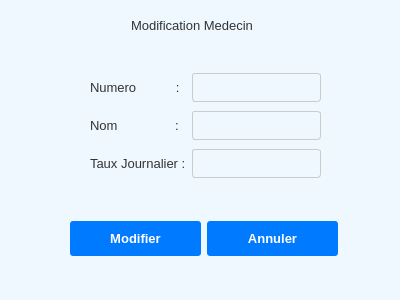
<?xml version="1.0" encoding="UTF-8"?>
<ui version="4.0">
 <class>ModifMed</class>
 <widget class="QWidget" name="ModifMed">
  <property name="geometry">
   <rect>
    <x>0</x>
    <y>0</y>
    <width>400</width>
    <height>300</height>
   </rect>
  </property>
  <property name="windowTitle">
   <string>Form</string>
  </property>
  <property name="styleSheet">
   <string notr="true">/* ======================================= */
/* === GLOBAL &amp; FENÊTRE PRINCIPALE (1) === */
/* ======================================= */

QWidget {
    background-color: #f0f8ff; /* Bleu très pâle */
    color: #333333;
    font-family: &quot;Arial&quot;, sans-serif;
    font-size: 10pt;
}

/* Titre Principal */
QLabel#titleLabel {
    color: #004c8c;
    font-size: 16pt;
    font-weight: bold;
    padding: 10px;
    background-color: transparent;
}

/* Conteneur Principal Blanc */
QFrame#mainContentFrame {
    background-color: #ffffff;
    border: 1px solid #cccccc;
    border-radius: 5px;
}


/* ======================================= */
/* === BOUTONS D'ACTION &amp; NAVIGATION === */
/* ======================================= */

/* Boutons Primaires (Style Général par défaut) */
QPushButton {
    background-color: #007bff;
    color: white;
    border: none;
    padding: 10px 15px;
    border-radius: 3px;
    font-weight: bold;
    min-width: 100px;
}

QPushButton:hover {
    background-color: #0056b3;
}

/* Ciblage des Boutons Spécifiques */
QPushButton#Ajouter { /* Bouton Ajouter du formulaire médecin */
    min-width: 80px; 
}

QPushButton#AnulerMed, QPushButton#listButton { /* Boutons Secondaires/Annuler */
    background-color: transparent;
    color: #004c8c;
    border: 1px solid #004c8c;
    padding: 9px 15px;
    min-width: 80px;
}

QPushButton#AnulerMed:hover, QPushButton#listButton:hover {
    background-color: #e0f2ff;
}


/* ======================================= */
/* === ÉLÉMENTS DE FORMULAIRE (MEDECIN) === */
/* ======================================= */

/* Titre de Sous-fenêtre */
QLabel#subTitleLabel {
    color: #004c8c;
    font-size: 14pt;
    font-weight: 600;
    padding: 15px 0;
    background-color: transparent;
}

/* Labels Spécifiques */
QLabel#NomMed,
QLabel#NumeroMed,
QLabel#TauxJournalierMed {
    background-color: transparent;
    color: #333333;
    font-weight: 500;
    padding-right: 10px;
}

/* Champs de Saisie Spécifiques */
QLineEdit#formNomMed,
QLineEdit#formNumeroMed,
QLineEdit#formTauxMed {
    background-color: #ffffff;
    border: 1px solid #cccccc;
    padding: 5px;
    border-radius: 3px;
    color: #333333;
    min-height: 25px;
}

QLineEdit#formNomMed:focus,
QLineEdit#formNumeroMed:focus,
QLineEdit#formTauxMed:focus {
    border: 1px solid #007bff;
}

/* Styles pour les QLineEdit Génériques et QSpinBox si non nommés */
QLineEdit, QSpinBox, QDateEdit {
    border: 1px solid #cccccc;
    padding: 5px;
    border-radius: 3px;
}</string>
  </property>
  <widget class="QLabel" name="label_4">
   <property name="geometry">
    <rect>
     <x>131</x>
     <y>10</y>
     <width>151</width>
     <height>31</height>
    </rect>
   </property>
   <property name="text">
    <string>Modification Medecin</string>
   </property>
  </widget>
  <widget class="QWidget" name="layoutWidget">
   <property name="geometry">
    <rect>
     <x>90</x>
     <y>70</y>
     <width>231</width>
     <height>112</height>
    </rect>
   </property>
   <layout class="QGridLayout" name="gridLayout">
    <item row="0" column="0">
     <widget class="QLabel" name="label">
      <property name="text">
       <string>Numero           :</string>
      </property>
     </widget>
    </item>
    <item row="1" column="0">
     <widget class="QLabel" name="label_2">
      <property name="text">
       <string>Nom                :</string>
      </property>
     </widget>
    </item>
    <item row="2" column="1">
     <widget class="QLineEdit" name="tauxMod"/>
    </item>
    <item row="0" column="1">
     <widget class="QLineEdit" name="numero1"/>
    </item>
    <item row="1" column="1">
     <widget class="QLineEdit" name="nomMedMod">
      <property name="text">
       <string/>
      </property>
     </widget>
    </item>
    <item row="2" column="0">
     <widget class="QLabel" name="label_3">
      <property name="text">
       <string>Taux Journalier :</string>
      </property>
     </widget>
    </item>
   </layout>
  </widget>
  <widget class="QWidget" name="">
   <property name="geometry">
    <rect>
     <x>70</x>
     <y>220</y>
     <width>268</width>
     <height>37</height>
    </rect>
   </property>
   <layout class="QHBoxLayout" name="horizontalLayout">
    <item>
     <widget class="QPushButton" name="modMed">
      <property name="text">
       <string>Modifier</string>
      </property>
     </widget>
    </item>
    <item>
     <widget class="QPushButton" name="annMod">
      <property name="text">
       <string>Annuler</string>
      </property>
     </widget>
    </item>
   </layout>
  </widget>
 </widget>
 <resources/>
 <connections/>
</ui>
